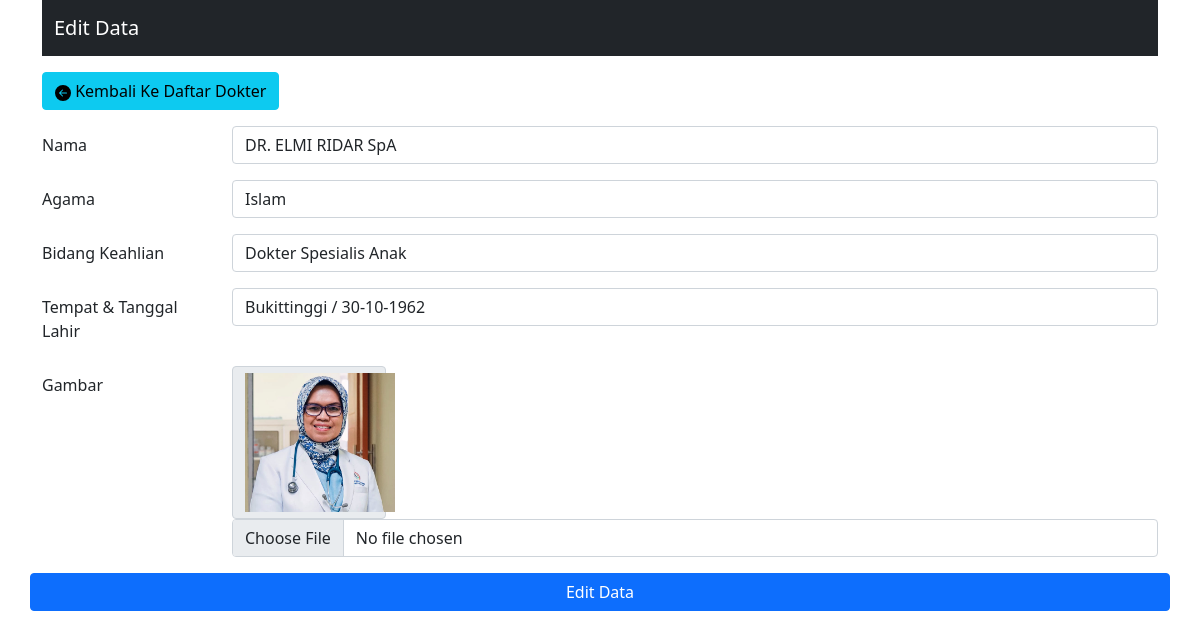
/ubah.php?id=16 (signed in), run on the app's committed database.
### tables this page shows
CREATE TABLE `dokter` (
  `id` int(11) NOT NULL,
  `nama` varchar(255) NOT NULL,
  `agama` varchar(255) NOT NULL,
  `bidang` varchar(255) NOT NULL,
  `gambar` varchar(255) NOT NULL,
  `lahir` varchar(255) NOT NULL
);

### functions.php (called while the page is built, shortened)
<?php
$conn = mysqli_connect('localhost','root','','pw2022_tubes_b_213040063') or die('Koneksi GAGAL');
function query($query) {
    global $conn;
    $result = mysqli_query($conn, $query);
    while( $row = mysqli_fetch_assoc($result)){
        $rows[] = $row;
    }
    return $rows;
}
?>

### ubah.php (the view, shortened to what this page needs)
<?php
require 'functions.php';
$id = $_GET["id"];
$dok = query("SELECT * FROM dokter WHERE id =$id")[0];
?>
<!doctype html>
<html lang="en">
<head>
    <link href="https://cdn.jsdelivr.net/npm/bootstrap@5.1.3/dist/css/bootstrap.min.css" rel="stylesheet">
</head>
<body>
        <div class="container">
    <nav class="navbar navbar-expand-lg navbar navbar-dark bg-dark">
		<div class="container-fluid">
        <a class="navbar-brand" href="#">Edit Data</a>
        </div>
    </nav>
    <blockquote class="blockquote">
        <a href="homeadmin.php" type="button" class="btn btn-info mt-3"><svg xmlns="http://www.w3.org/2000/svg" width="16" height="16" fill="currentColor" class="bi bi-arrow-left-circle-fill" viewBox="0 0 16 16">
		<path d="M8 0a8 8 0 1 0 0 16A8 8 0 0 0 8 0zm3.5 7.5a.5.5 0 0 1 0 1H5.707l2.147 2.146a.5.5 0 0 1-.708.708l-3-3a.5.5 0 0 1 0-.708l3-3a.5.5 0 1 1 .708.708L5.707 7.5H11.5z"/>
		</svg> Kembali Ke Daftar Dokter
		</a>
    </blockquote>
    <form action="" method="post" enctype="multipart/form-data">
        <div class="mb-3 row">
            <label for="nama" class="col-sm-2 col-form-label">Nama</label>
            <div class="col-sm-10">
            <input type="text" class="form-control" name="nama" id="nama" value="<?= $dok["nama"];?>">
            </div>
        </div>
        <div class="mb-3 row">
            <label for="agama" class="col-sm-2 col-form-label">Agama</label>
            <div class="col-sm-10">
            <input type="text" class="form-control" name="agama" id="agama" value="<?= $dok["agama"];?>">
            </div>
        </div>
        <div class="mb-3 row">
            <label for="bidang" class="col-sm-2 col-form-label">Bidang Keahlian</label>
            <div class="col-sm-10">
            <input type="text" class="form-control" name="bidang" id="bidang" value="<?= $dok["bidang"];?>">
            </div>
        </div>
        <div class="mb-3 row">
            <label for="lahir" class="col-sm-2 col-form-label">Tempat & Tanggal Lahir</label>
            <div class="col-sm-10">
            <input type="text" class="form-control" name="lahir" id="lahir" value="<?= $dok["lahir"];?>">
            </div>
        </div>
        <div class="mb-3 row">
            <label for="gambar" class="col-sm-2 col-form-label">Gambar</label>
            <div class="col-sm-10">
            <span class="input-group-text col-sm-2"><img src= img/<?=$dok["gambar"]; ?> width="150px"></span>
            <input type="file" class="form-control" name="gambar" id="gambar">
            </div>
        </div>
        <div class="mb-3 row">
            <button type="submit" name="submit" class="btn btn-primary">Edit Data</button>
        </div>
    </form>
</body>
</html>

### data on the page
dokter: nama "DR. ELMI RIDAR SpA", agama "Islam", bidang "Dokter Spesialis Anak", lahir "Bukittinggi / 30-10-1962", gambar (picture)
